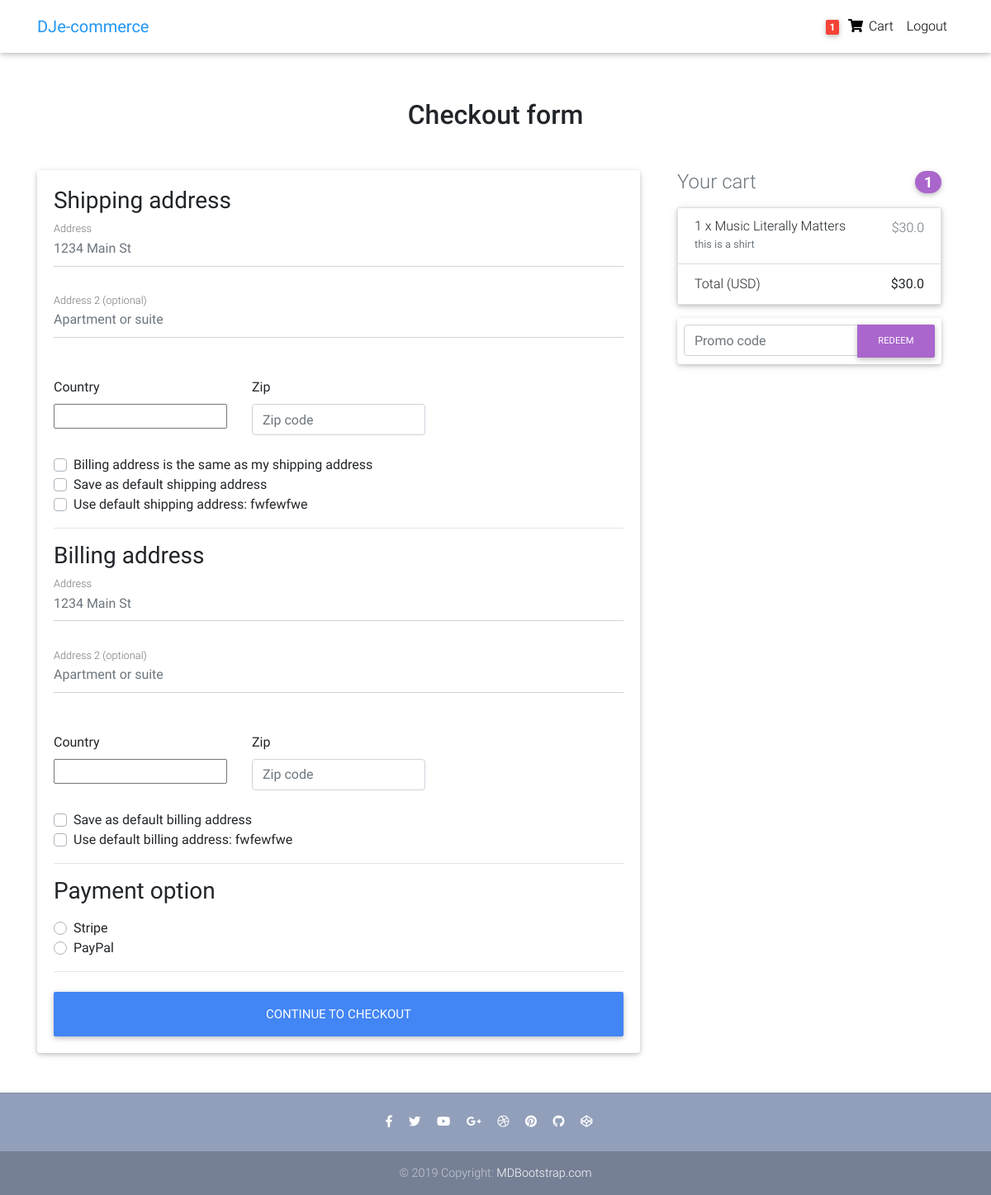
Before: /checkout/ (signed in) with the older database file.
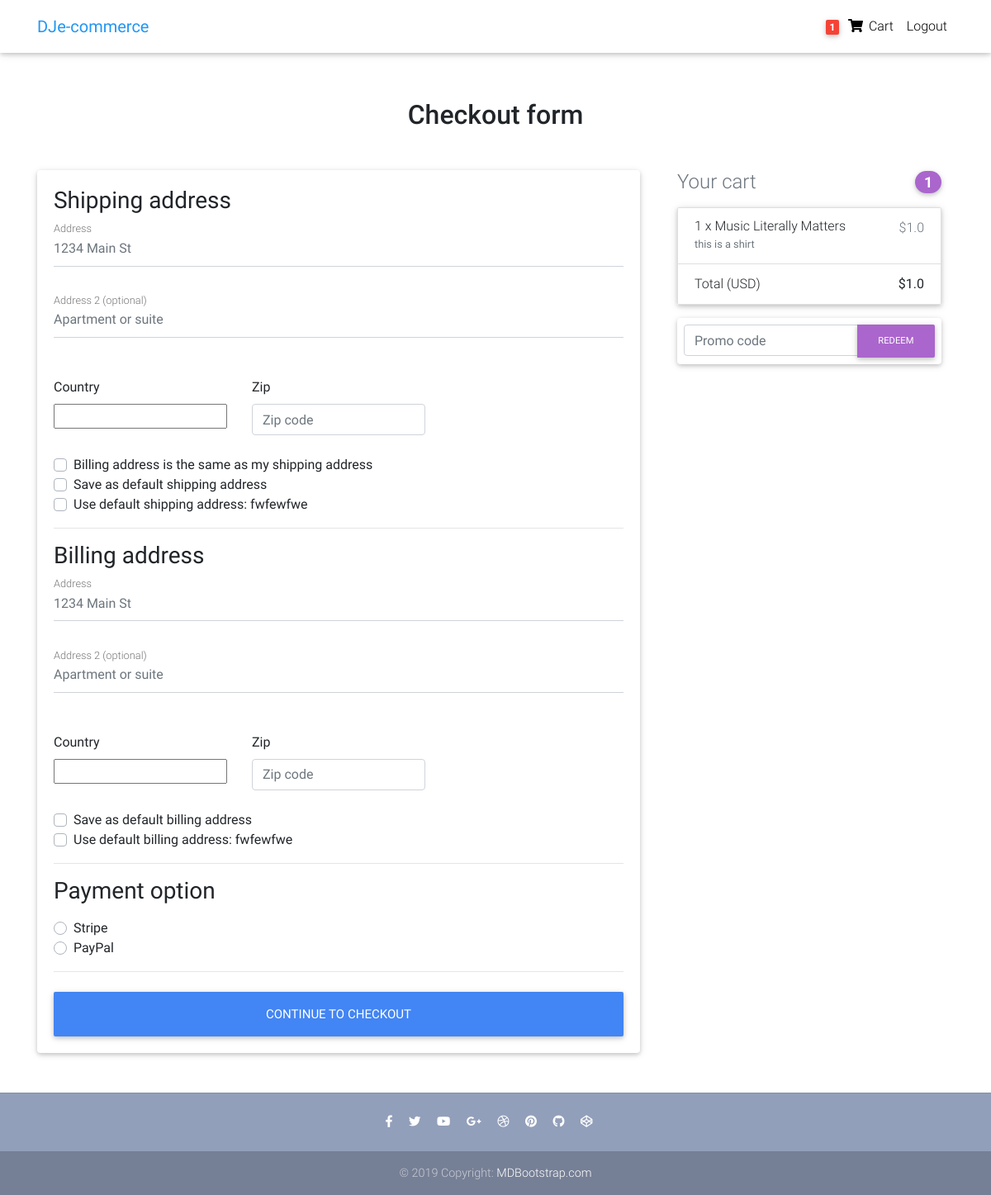
After: the same page with the newer database file.
### core/models.py (models this page shows, shortened)
class OrderItem(models.Model):
    user = models.ForeignKey(settings.AUTH_USER_MODEL,
                             on_delete=models.CASCADE)
    ordered = models.BooleanField(default=False)
    item = models.ForeignKey(Item, on_delete=models.CASCADE)
    quantity = models.IntegerField(default=1)
    def get_total_item_price(self):
        return self.quantity * self.item.price
    def get_final_price(self):
        if self.item.discount_price:
            return self.get_total_discount_item_price()
        return self.get_total_item_price()

class Item(models.Model):
    title = models.CharField(max_length=100)
    price = models.FloatField()
    discount_price = models.FloatField(blank=True, null=True)
    category = models.CharField(max_length=100)
    label = models.CharField(choices=LABEL_CHOICES, max_length=1)
    slug = models.SlugField()
    description = models.TextField()
    image = models.ImageField()

class Order(models.Model):
    user = models.ForeignKey(settings.AUTH_USER_MODEL,
                             on_delete=models.CASCADE)
    ref_code = models.CharField(max_length=20, blank=True, null=True)
    items = models.ManyToManyField(OrderItem)
    start_date = models.DateTimeField(auto_now_add=True)
    ordered_date = models.DateTimeField()
    ordered = models.BooleanField(default=False)
    shipping_address = models.ForeignKey(
        'Address', related_name='shipping_address', on_delete=models.SET_NULL, blank=True, null=True)
    billing_address = models.ForeignKey(
        'Address', related_name='billing_address', on_delete=models.SET_NULL, blank=True, null=True)
    payment = models.ForeignKey(
        'Payment', on_delete=models.SET_NULL, blank=True, null=True)
    coupon = models.ForeignKey(
        'Coupon', on_delete=models.SET_NULL, blank=True, null=True)
    being_delivered = models.BooleanField(default=False)
    received = models.BooleanField(default=False)
    refund_requested = models.BooleanField(default=False)
    refund_granted = models.BooleanField(default=False)
    '''
    1. Item added to cart
    2. Adding a billing address
    (Failed checkout)
    3. Payment
    (Preprocessing, processing, packaging etc.)
    4. Being delivered
    5. Received
    6. Refunds
    '''
    def get_total(self):
        total = 0
        for order_item in self.items.all():
            total += order_item.get_final_price()
        if self.coupon:
            total -= self.coupon.amount
        return total

### core/views.py (the view, shortened to what this page needs)
# urls.py: path('checkout/', CheckoutView.as_view(), name='checkout'),
class CheckoutView(View):
    def get(self, *args, **kwargs):
        try:
            order = Order.objects.get(user=self.request.user, ordered=False)
            form = CheckoutForm()
            context = {
                'form': form,
                'couponform': CouponForm(),
                'order': order,
                'DISPLAY_COUPON_FORM': True
            }
            shipping_address_qs = Address.objects.filter(
                user=self.request.user,
                address_type='S',
                default=True
            )
            if shipping_address_qs.exists():
                context.update(
                    {'default_shipping_address': shipping_address_qs[0]})
            billing_address_qs = Address.objects.filter(
                user=self.request.user,
                address_type='B',
                default=True
            )
            if billing_address_qs.exists():
                context.update(
                    {'default_billing_address': billing_address_qs[0]})
            return render(self.request, "checkout.html", context)
        except ObjectDoesNotExist:
            messages.info(self.request, "You do not have an active order")
            return redirect("core:checkout")

### core/forms.py
class CheckoutForm(forms.Form):
    shipping_address = forms.CharField(required=False)
    shipping_address2 = forms.CharField(required=False)
    shipping_country = CountryField(blank_label='(select country)').formfield(
        required=False,
        widget=CountrySelectWidget(attrs={
            'class': 'custom-select d-block w-100',
        }))
    shipping_zip = forms.CharField(required=False)
    billing_address = forms.CharField(required=False)
    billing_address2 = forms.CharField(required=False)
    billing_country = CountryField(blank_label='(select country)').formfield(
        required=False,
        widget=CountrySelectWidget(attrs={
            'class': 'custom-select d-block w-100',
        }))
    billing_zip = forms.CharField(required=False)
    same_billing_address = forms.BooleanField(required=False)
    set_default_shipping = forms.BooleanField(required=False)
    use_default_shipping = forms.BooleanField(required=False)
    set_default_billing = forms.BooleanField(required=False)
    use_default_billing = forms.BooleanField(required=False)
    payment_option = forms.ChoiceField(
        widget=forms.RadioSelect, choices=PAYMENT_CHOICES)

### templates/checkout.html (shortened to what the changed rows need)
{% extends "base.html" %}
{% load crispy_forms_tags %}
{% block content %}
  <main >
    <div class="container wow fadeIn">
      <h2 class="my-5 h2 text-center">Checkout form</h2>
      <div class="row">
        <div class="col-md-4 mb-4">
          {% include "order_snippet.html" %}
        </div>
      </div>
    </div>
  </main>
{% endblock content %}

### templates/order_snippet.html (shortened to what this page needs)
<div class="col-md-12 mb-4">
    <h4 class="d-flex justify-content-between align-items-center mb-3">
    <span class="text-muted">Your cart</span>
    <span class="badge badge-secondary badge-pill">{{ order.items.count }}</span>
    </h4>
    <ul class="list-group mb-3 z-depth-1">
    {% for order_item in order.items.all %}
    <li class="list-group-item d-flex justify-content-between lh-condensed">
        <div>
        <h6 class="my-0">{{ order_item.quantity }} x {{ order_item.item.title}}</h6>
        <small class="text-muted">{{ order_item.item.description}}</small>
        </div>
        <span class="text-muted">${{ order_item.get_final_price }}</span>
    </li>
    {% endfor %}
    <li class="list-group-item d-flex justify-content-between">
        <span>Total (USD)</span>
        <strong>${{ order.get_total }}</strong>
    </li>
    </ul>
    {% if DISPLAY_COUPON_FORM %}
    <form class="card p-2" action="{% url 'core:add-coupon' %}" method="POST">
        <div class="input-group">
            {{ couponform.code }}
            <div class="input-group-append">
            <button class="btn btn-secondary btn-md waves-effect m-0" type="submit">Redeem</button>
            </div>
        </div>
    </form>
    {% endif %}
</div>

Changed rows visible on the page:
changed through a linked row, Order: get_total "30.0" → "1.0"
changed through a linked row, OrderItem "Music Literally Matters": get_final_price "30.0" → "1.0"
